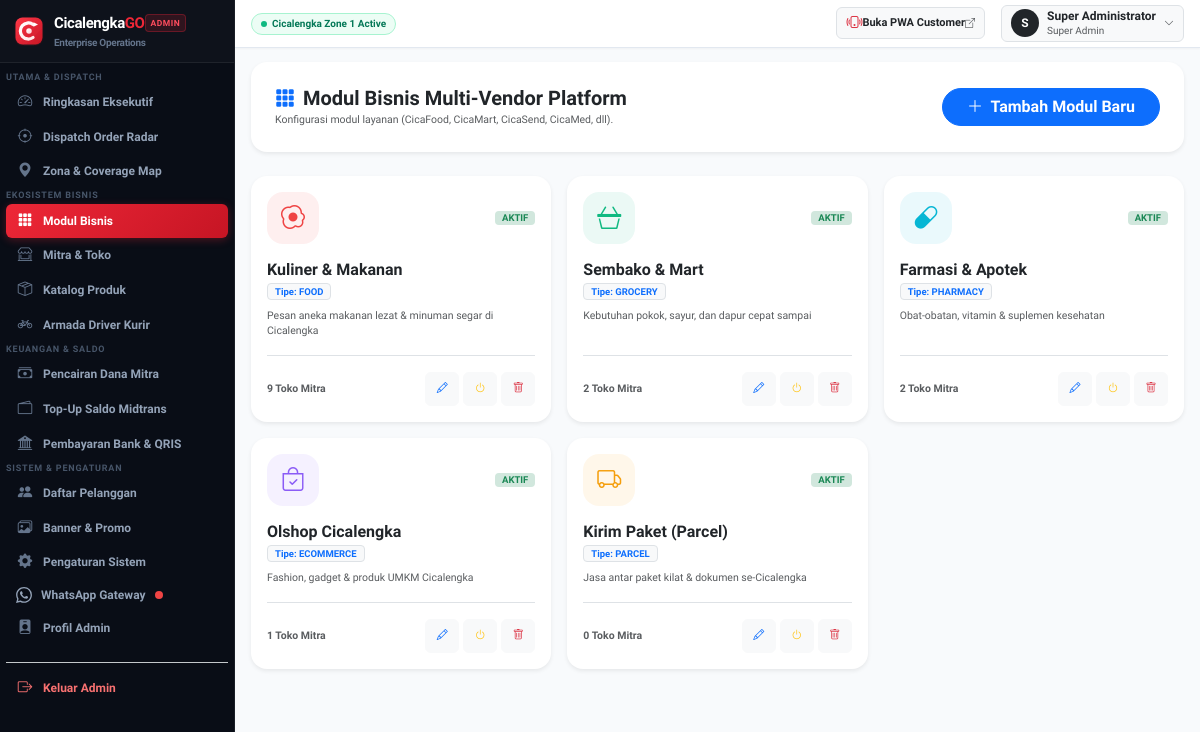
The app's page /admin/modules (signed in) with its own data.
### tables this page shows
CREATE TABLE `users` (
  `id` bigint(20) unsigned NOT NULL AUTO_INCREMENT,
  `role` enum('admin','vendor','customer','delivery_man') NOT NULL DEFAULT 'customer',
  `name` varchar(100) NOT NULL,
  `email` varchar(100) NOT NULL,
  `phone` varchar(25) NOT NULL,
  `password` varchar(255) NOT NULL,
  `avatar` varchar(255) DEFAULT NULL,
  `is_active` tinyint(1) NOT NULL DEFAULT 1,
  `remember_token` varchar(100) DEFAULT NULL,
  `api_token` varchar(255) DEFAULT NULL,
  `email_verified_at` timestamp NULL DEFAULT NULL,
  `created_at` timestamp NOT NULL DEFAULT current_timestamp(),
  `updated_at` timestamp NOT NULL DEFAULT current_timestamp() ON UPDATE current_timestamp(),
  PRIMARY KEY (`id`),
  UNIQUE KEY `email` (`email`),
  UNIQUE KEY `phone` (`phone`),
  KEY `idx_role_status` (`role`,`is_active`),
  KEY `idx_email` (`email`),
  KEY `idx_phone` (`phone`)
);

CREATE TABLE `modules` (
  `id` int(10) unsigned NOT NULL AUTO_INCREMENT,
  `name` varchar(50) NOT NULL,
  `module_type` enum('food','grocery','pharmacy','ecommerce','parcel') NOT NULL,
  `icon` varchar(100) NOT NULL DEFAULT 'bi-box-seam',
  `thumbnail` varchar(255) DEFAULT NULL,
  `theme_color` varchar(20) NOT NULL DEFAULT '#0d6efd',
  `description` varchar(255) DEFAULT NULL,
  `status` tinyint(1) NOT NULL DEFAULT 1,
  `stores_count` int(11) NOT NULL DEFAULT 0,
  `created_at` timestamp NOT NULL DEFAULT current_timestamp(),
  `updated_at` timestamp NOT NULL DEFAULT current_timestamp() ON UPDATE current_timestamp(),
  PRIMARY KEY (`id`),
  UNIQUE KEY `uk_module_type` (`module_type`)
);

### views/admin/modules.php (the view, shortened to what the rows shown need)
<div class="row g-4">
    <div class="col-12">
        <div class="card border-0 shadow-sm rounded-4">
            <div class="card-body p-4 d-flex align-items-center justify-content-between flex-wrap gap-3">
                <div>
                    <h5 class="fw-bold m-0"><i class="bi bi-grid-3x3-gap-fill text-primary me-2"></i>Modul Bisnis Multi-Vendor Platform</h5>
                    <small class="text-muted">Konfigurasi modul layanan (CicaFood, CicaMart, CicaSend, CicaMed, dll).</small>
                </div>
                <button type="button" class="btn btn-primary rounded-pill px-4 fw-bold" onclick="openAddModuleModal()">
                    <i class="bi bi-plus-lg me-1"></i> Tambah Modul Baru
                </button>
            </div>
        </div>
    </div>
    <div class="col-12">
        <div class="row g-3">
            <?php foreach ($modules as $m): ?>
                <?php
                    $mIcon = $m['icon'] ?? 'box';
                    $mIconClass = (str_starts_with($mIcon, 'bi-') || str_starts_with($mIcon, 'bi ')) ? $mIcon : 'bi-' . $mIcon;
                ?>
                <div class="col-md-4">
                    <div class="card border-0 shadow-sm rounded-4 h-100 p-3">
                        <div class="d-flex align-items-center justify-content-between mb-3">
                            <div style="width: 52px; height: 52px; border-radius: 16px; background: <?= htmlspecialchars($m['theme_color'] ?? '#2563eb') ?>15; color: <?= htmlspecialchars($m['theme_color'] ?? '#2563eb') ?>; display: flex; align-items: center; justify-content: center; font-size: 24px;">
                                <i class="bi <?= htmlspecialchars($mIconClass) ?>"></i>
                            </div>
                            <span class="badge <?= $m['status'] ? 'bg-success-subtle text-success' : 'bg-secondary' ?>">
                                <?= $m['status'] ? 'AKTIF' : 'NON-AKTIF' ?>
                            </span>
                        </div>
                        <h6 class="fw-bold text-dark mb-1"><?= htmlspecialchars($m['name']) ?></h6>
                        <span class="badge bg-light text-primary border mb-2 align-self-start">Tipe: <?= strtoupper($m['module_type']) ?></span>
                        <p class="small text-muted mb-3"><?= htmlspecialchars($m['description'] ?: 'Layanan pemesanan ' . $m['name']) ?></p>
                        <div class="mt-auto pt-3 border-top d-flex align-items-center justify-content-between">
                            <span class="small text-muted fw-semibold"><b><?= $m['store_count'] ?? 0 ?></b> Toko Mitra</span>
                            <div class="d-flex gap-1">
                                <button type="button" class="btn btn-light btn-sm rounded-circle" style="width:34px;height:34px;" onclick='openEditModuleModal(<?= json_encode($m) ?>)'>
                                    <i class="bi bi-pencil text-primary"></i>
                                </button>
                                <button type="button" class="btn btn-light btn-sm rounded-circle" style="width:34px;height:34px;" onclick="toggleModuleStatus(<?= $m['id'] ?>, <?= $m['status'] ? 0 : 1 ?>)">
                                    <i class="bi bi-power <?= $m['status'] ? 'text-warning' : 'text-success' ?>"></i>
                                </button>
                                <button type="button" class="btn btn-light btn-sm rounded-circle" style="width:34px;height:34px;" onclick="deleteModule(<?= $m['id'] ?>, '<?= addslashes($m['name']) ?>')">
                                    <i class="bi bi-trash text-danger"></i>
                                </button>
                            </div>
                        </div>
                    </div>
                </div>
            <?php endforeach; ?>
        </div>
    </div>
</div>

### views/layouts/admin_layout.php (shortened to what the rows shown need)
<?php
$appConfig = require APP_PATH . '/config/app.php';
$baseUrl = $appConfig['public_url'];
$user = auth_user();
?>
<!DOCTYPE html>
<html lang="id">
<head>
    <link href="https://cdn.jsdelivr.net/npm/bootstrap@5.3.3/dist/css/bootstrap.min.css" rel="stylesheet">
    <link href="https://cdn.jsdelivr.net/npm/bootstrap-icons@1.11.3/font/bootstrap-icons.min.css" rel="stylesheet">
    <link rel="stylesheet" href="https://unpkg.com/leaflet@1.9.4/dist/leaflet.css" />
    <link rel="stylesheet" href="<?= $baseUrl ?>/assets/css/admin.css">
</head>
<body>
<div class="dashboard-wrapper">
    <aside class="dashboard-sidebar" id="adminSidebar">
        <a href="<?= $baseUrl ?>/admin" class="sidebar-brand text-decoration-none">
            <img src="<?= $baseUrl ?>/assets/images/logo-icon.svg" alt="CicalengkaGO" style="width: 30px; height: 30px; border-radius: 8px;">
            <div class="d-flex flex-column min-w-0">
                <div class="d-flex align-items-center gap-1.5">
                    <span class="fw-extrabold" style="font-size: 15px; letter-spacing: -0.4px; color: #FFFFFF;">Cicalengka<span style="color:#EE2737;">GO</span></span>
                    <span class="sidebar-brand-badge">ADMIN</span>
                </div>
                <span style="font-size: 10px; color: #64748B; font-weight: 600;">Enterprise Operations</span>
            </div>
        </a>
        <ul class="sidebar-menu">
            <li class="sidebar-group-title">Utama & Dispatch</li>
            <li>
                <a href="<?= $baseUrl ?>/admin" class="menu-link <?= ($active_tab ?? '') === 'dashboard' ? 'active' : '' ?>">
                    <div class="menu-link-inner">
                        <i class="bi bi-speedometer2"></i>
                        <span>Ringkasan Eksekutif</span>
                    </div>
                </a>
            </li>
            <li>
                <a href="<?= $baseUrl ?>/admin/orders" class="menu-link <?= ($active_tab ?? '') === 'orders' ? 'active' : '' ?>">
                    <div class="menu-link-inner">
                        <i class="bi bi-crosshair"></i>
                        <span>Dispatch Order Radar</span>
                    </div>
                </a>
            </li>
            <li>
                <a href="<?= $baseUrl ?>/admin/zones" class="menu-link <?= ($active_tab ?? '') === 'zones' ? 'active' : '' ?>">
                    <div class="menu-link-inner">
                        <i class="bi bi-geo-alt-fill"></i>
                        <span>Zona & Coverage Map</span>
                    </div>
                </a>
            </li>
            <li class="sidebar-group-title">Ekosistem Bisnis</li>
            <li>
                <a href="<?= $baseUrl ?>/admin/modules" class="menu-link <?= ($active_tab ?? '') === 'modules' ? 'active' : '' ?>">
                    <div class="menu-link-inner">
                        <i class="bi bi-grid-3x3-gap-fill"></i>
                        <span>Modul Bisnis</span>
                    </div>
                </a>
            </li>
            <li>
                <a href="<?= $baseUrl ?>/admin/stores" class="menu-link <?= ($active_tab ?? '') === 'stores' ? 'active' : '' ?>">
                    <div class="menu-link-inner">
                        <i class="bi bi-shop-window"></i>
                        <span>Mitra & Toko</span>
                    </div>
                </a>
            </li>
            <li>
                <a href="<?= $baseUrl ?>/admin/products" class="menu-link <?= ($active_tab ?? '') === 'products' ? 'active' : '' ?>">
                    <div class="menu-link-inner">
                        <i class="bi bi-box-seam"></i>
                        <span>Katalog Produk</span>
                    </div>
                </a>
            </li>
            <li>
                <a href="<?= $baseUrl ?>/admin/delivery-men" class="menu-link <?= ($active_tab ?? '') === 'drivers' ? 'active' : '' ?>">
                    <div class="menu-link-inner">
                        <i class="bi bi-bicycle"></i>
                        <span>Armada Driver Kurir</span>
                    </div>
                </a>
            </li>
            <li class="sidebar-group-title">Keuangan & Saldo</li>
            <li>
                <a href="<?= $baseUrl ?>/admin/withdrawals" class="menu-link <?= ($active_tab ?? '') === 'withdrawals' ? 'active' : '' ?>">
                    <div class="menu-link-inner">
                        <i class="bi bi-cash-stack"></i>
                        <span>Pencairan Dana Mitra</span>
                    </div>
                </a>
            </li>
            <li>
                <a href="<?= $baseUrl ?>/admin/topups" class="menu-link <?= ($active_tab ?? '') === 'topups' ? 'active' : '' ?>">
                    <div class="menu-link-inner">
                        <i class="bi bi-wallet2"></i>
                        <span>Top-Up Saldo Midtrans</span>
                    </div>
                </a>
            </li>
            <li>
                <a href="<?= $baseUrl ?>/admin/payment-methods" class="menu-link <?= ($active_tab ?? '') === 'payment_methods' ? 'active' : '' ?>">
                    <div class="menu-link-inner">
                        <i class="bi bi-bank2"></i>
                        <span>Pembayaran Bank & QRIS</span>
                    </div>
                </a>
            </li>
            <li class="sidebar-group-title">Sistem & Pengaturan</li>
            <li>
                <a href="<?= $baseUrl ?>/admin/customers" class="menu-link <?= ($active_tab ?? '') === 'customers' ? 'active' : '' ?>">
                    <div class="menu-link-inner">
                        <i class="bi bi-people-fill"></i>
                        <span>Daftar Pelanggan</span>
                    </div>
                </a>
            </li>
            <li>
                <a href="<?= $baseUrl ?>/admin/banners" class="menu-link <?= ($active_tab ?? '') === 'banners' ? 'active' : '' ?>">
                    <div class="menu-link-inner">
                        <i class="bi bi-images"></i>
                        <span>Banner & Promo</span>
                    </div>
                </a>
            </li>
            <li>
                <a href="<?= $baseUrl ?>/admin/settings" class="menu-link <?= ($active_tab ?? '') === 'settings' ? 'active' : '' ?>">
                    <div class="menu-link-inner">
                        <i class="bi bi-gear-fill"></i>
                        <span>Pengaturan Sistem</span>
                    </div>
                </a>
            </li>
            <li>
                <a href="<?= $baseUrl ?>/admin/whatsapp" class="menu-link <?= ($active_tab ?? '') === 'whatsapp' ? 'active' : '' ?>">
                    <div class="menu-link-inner">
                        <span>WhatsApp Gateway</span>
                        <span id="wa-status-dot" class="ms-auto rounded-circle" style="width:8px;height:8px;background:#94a3b8;flex-shrink:0" title="Memeriksa..."></span>
                    </div>
                </a>
            </li>
            <li>
                <a href="<?= $baseUrl ?>/admin/profile" class="menu-link <?= ($active_tab ?? '') === 'profile' ? 'active' : '' ?>">
                    <div class="menu-link-inner">
                        <i class="bi bi-person-badge-fill"></i>
                        <span>Profil Admin</span>
                    </div>
                </a>
            </li>
            <li class="mt-3 pt-2 border-top border-secondary-subtle">
                <a href="<?= $baseUrl ?>/logout" class="menu-link text-danger">
                    <div class="menu-link-inner">
                        <i class="bi bi-box-arrow-right"></i>
                        <span>Keluar Admin</span>
                    </div>
                </a>
            </li>
        </ul>
    </aside>
    <div class="dashboard-main">
        <header class="dashboard-header">
            <div class="header-title-wrapper">
                <div class="d-none d-sm-flex align-items-center gap-2">
                    <span class="status-pill-online">
                        <span class="status-dot-pulse"></span>
                        Cicalengka Zone 1 Active
                    </span>
                </div>
            </div>
            <div class="d-flex align-items-center gap-3">
                <a href="<?= $baseUrl ?>" target="_blank" class="btn btn-sm btn-light border fw-bold text-dark rounded-pill px-3 py-1.5 shadow-2xs d-flex align-items-center gap-1.5" style="font-size: 12px;">
                    <i class="bi bi-phone-vibrate text-danger fs-6"></i>
                    <span>Buka PWA Customer</span>
                    <i class="bi bi-box-arrow-up-right text-muted" style="font-size: 10px;"></i>
                </a>
                <div class="dropdown">
                    <button class="btn btn-light btn-sm border rounded-pill d-flex align-items-center gap-2 px-2.5 py-1" type="button" data-bs-toggle="dropdown" aria-expanded="false">
                        <div class="rounded-circle bg-dark text-white fw-bold d-flex align-items-center justify-content-center" style="width: 28px; height: 28px; font-size: 12px;">
                            <?= strtoupper(substr($user['name'] ?? 'A', 0, 1)) ?>
                        </div>
                        <div class="text-start d-none d-md-block">
                            <div class="fw-bold text-dark" style="font-size: 12px; line-height: 1.2;"><?= htmlspecialchars($user['name'] ?? 'Super Administrator') ?></div>
                            <div class="text-muted" style="font-size: 10px;">Super Admin</div>
                        </div>
                        <i class="bi bi-chevron-down text-muted" style="font-size: 10px;"></i>
                    </button>
                </div>
            </div>
        </header>
        <div class="dashboard-content">
            <?= $content ?>
        </div>
    </div>
</div>
</body>
</html>

### records on screen
users: name "S", name "Super Administrator"
modules: status "AKTIF", name "Kuliner & Makanan", module_type "FOOD", description "Pesan aneka makanan lezat & minuman segar di Cicalengka", store_count "9"
modules: status "AKTIF", name "Sembako & Mart", module_type "GROCERY", description "Kebutuhan pokok, sayur, dan dapur cepat sampai", store_count "2"
modules: status "AKTIF", name "Farmasi & Apotek", module_type "PHARMACY", description "Obat-obatan, vitamin & suplemen kesehatan", store_count "2", $m['id'] 3 (drawn)
modules: status "AKTIF", name "Olshop Cicalengka", module_type "ECOMMERCE", description "Fashion, gadget & produk UMKM Cicalengka", store_count "1"
modules: status "AKTIF", name "Kirim Paket (Parcel)", module_type "PARCEL", description "Jasa antar paket kilat & dokumen se-Cicalengka", store_count "0"
